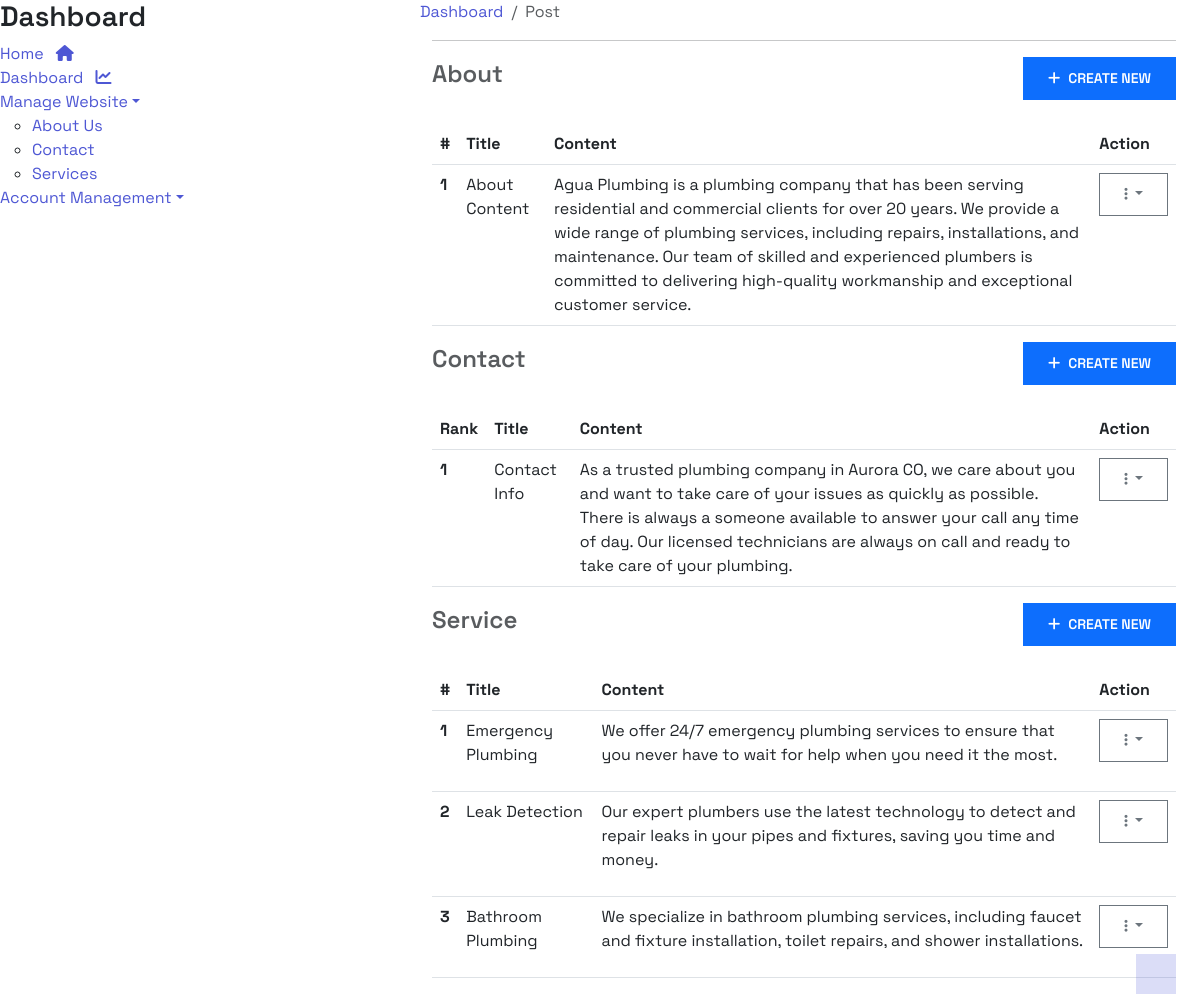
The app's page /menu-list/ (signed in), older data.
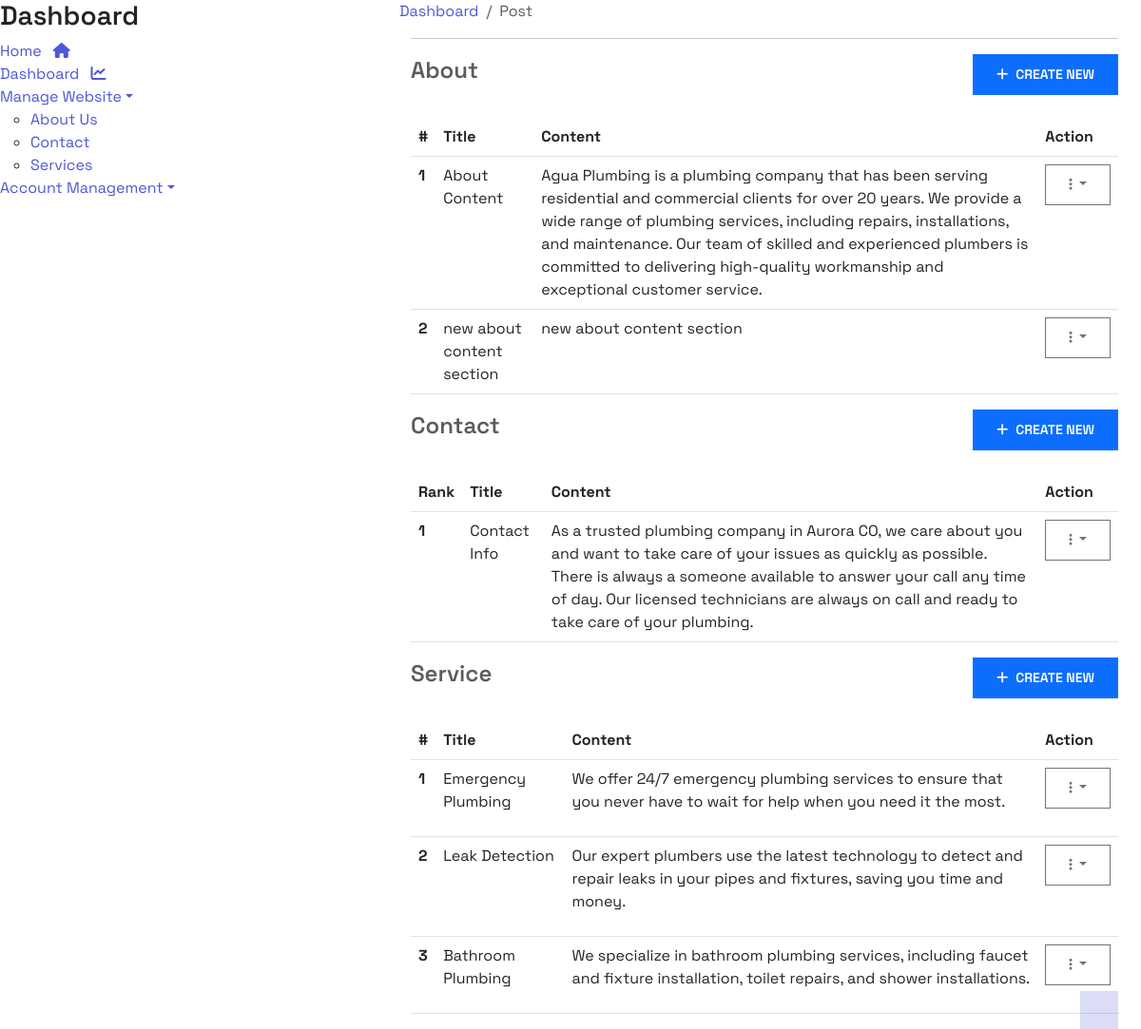
The same page, newer data.
### base/models.py (models this page shows, shortened)
class About(models.Model):
    title = models.CharField(max_length=100)
    content = models.TextField(blank=True, null=True)
    author = models.ForeignKey(User, on_delete= models.CASCADE)
    created_at = models.DateTimeField(auto_now_add= True)
    updated_at = models.DateTimeField(auto_now=True)
    slug = models.SlugField(unique=True)

class Contact(models.Model):
    title = models.CharField(max_length=100)
    address = models.CharField(max_length=255)
    email = models.CharField(max_length=255)
    phone_number = models.CharField(max_length=50)
    business_hours = models.TextField()
    service_area = models.CharField(max_length=150, default='Denver Metropolitan Area')
    content = models.TextField(blank=True, null=True)
    author = models.ForeignKey(User, on_delete=models.CASCADE)
    created_at = models.DateTimeField(auto_now_add= True)
    updated_at = models.DateTimeField(auto_now=True)
    slug = models.SlugField(unique=True)

class Service(models.Model):
    title = models.CharField(max_length=100)
    content = RichTextUploadingField(blank=True, null=True)
    author = models.ForeignKey(User, on_delete= models.CASCADE)
    card_number = models.IntegerField(validators=[MaxValueValidator(3)], default=0)
    created_at = models.DateTimeField(auto_now_add= True)
    updated_at = models.DateTimeField(auto_now=True)
    slug = models.SlugField(unique=True)

### base/views.py (the view)
# urls.py: path('menu-list/', MenuListView.as_view(), name='menu-list'),
class MenuListView(LoginRequiredMixin, TemplateView):
    template_name = 'menu/menu-list.html'
    def get_context_data(self, **kwargs):
        context = super().get_context_data(**kwargs)
        context['menulist'] = Menu.objects.all()
        context['aboutus'] = About.objects.all()
        context['services'] = Service.objects.all()
        context['contacts'] = Contact.objects.all()
        return context

### base/templates/menu/menu-list.html (shortened to what this page needs)
{% extends "base.html" %}
{% block content %}
<div class="row">
    <div class="col-md-4">
        <div class="sidebar">
            <div class="sidebar-header">
                <a class="text-decoration-none text-white" href="{% url 'dashboard' %}">
                    <h3>Dashboard</h3>
                </a>
            </div>
            <ul class="list-unstyled components">
                <li>
                    <a href="{% url 'Home' %}">Home <i class="fa-solid fa-home ms-2"></i></a>
                </li>
                <li>
                    <a href="{% url 'dashboard' %}">Dashboard <i class="fa-solid fa-chart-line ms-2"></i></a>
                </li>
                <li class="active">
                    <a href="#homeSubmenu" data-bs-toggle="collapse" aria-expanded="false" class="dropdown-toggle">Manage
                        Website</a>
                    <ul class="collapse show" id="homeSubmenu">
                        <li><a href="{% url 'about-list' %}">About Us</a></li>
                        <li><a href="{% url 'contact-list' %}">Contact</a></li>
                        <li><a href="{% url 'service-list' %}">Services</a></li>
                    </ul>
                </li>
                <li>
                    <a href="#pageSubmenu" data-bs-toggle="collapse" aria-expanded="false" class="dropdown-toggle">Account
                        Management</a>
                </li>
            </ul>
        </div>
    </div>
    <div class="col-md-8">
        <div class="container">
            <nav aria-label="breadcrumb">
                <ol class="breadcrumb">
                    <li class="breadcrumb-item"><a href="{% url 'dashboard' %}">Dashboard</a></li>
                    <li class="breadcrumb-item active" aria-current="page">Post</li>
                </ol>
            </nav>
        <div class="container">
            <hr>
            <section class="about">
                <div class="d-flex justify-content-between align-items-center mb-4">
                    <h1 class="fs-4 text-muted">About</h1>
                    <a href="{% url 'create-about' %}" class="btn btn-primary"><i class="fas fa-plus me-2"></i>Create
                        New</a>
                </div>
                <div class="table-responsive">
                    <table class="table table-hover">
                        <thead>
                            <tr>
                                <th scope="col">#</th>
                                <th scope="col">Title</th>
                                <th scope="col">Content</th>
                                <th scope="col">Action</th>
                            </tr>
                        </thead>
                        <tbody>
                            {% for about in aboutus %}
                            <tr>
                                <th scope="row">{{ forloop.counter }}</th>
                                <td>{{ about.title }}</td>
                                <td>{{ about.content }}</td>
                                <td>
                                    <div class="dropdown">
                                        <button class="btn btn-outline-secondary dropdown-toggle" type="button"
                                            id="dropdownMenuButton{{ forloop.counter }}" data-bs-toggle="dropdown"
                                            aria-haspopup="true" aria-expanded="false">
                                            <i class="fas fa-ellipsis-v"></i>
                                        </button>
                                    </div>
                                </td>
                            </tr>
                            {% empty %}
                            <tr>
                                <td colspan="4">No About Us information found.</td>
                            </tr>
                            {% endfor %}
                        </tbody>
                    </table>
                </div>
            </section>
            <section class="contact">
                <div class="d-flex justify-content-between align-items-center mb-4">
                    <h1 class="fs-4 text-muted">Contact</h1>
                    <a href="{% url 'create-contact' %}" class="btn btn-primary"><i class="fas fa-plus me-2"></i>Create
                        New</a>
                </div>
                <div class="table-responsive">
                    <table class="table table-hover">
                        <thead>
                            <tr>
                                <th scope="col">Rank</th>
                                <th scope="col">Title</th>
                                <th scope="col">Content</th>
                                <th scope="col">Action</th>
                            </tr>
                        </thead>
                        <tbody>
                            {% for contact in contacts %}
                            <tr>
                                <th scope="row">{{ forloop.counter }}</th>
                                <td>{{ contact.title }}</td>
                                <td>{{ contact.content }}</td>
                                <td>
                                    <div class="dropdown">
                                        <button class="btn btn-outline-secondary dropdown-toggle" type="button"
                                            id="dropdownMenuButton{{ forloop.counter }}" data-bs-toggle="dropdown"
                                            aria-haspopup="true" aria-expanded="false">
                                            <i class="fas fa-ellipsis-v"></i>
                                        </button>
                                    </div>
                                </td>
                            </tr>
                            {% empty %}
                            <tr>
                                <td colspan="4">No Contact information found.</td>
                            </tr>
                            {% endfor %}
                        </tbody>
                    </table>
                </div>
            </section>
            <section class="service">
                <div class="d-flex justify-content-between align-items-center mb-4">
                    <h1 class="fs-4 text-muted">Service</h1>
                    <a href="{% url 'create-service' %}" class="btn btn-primary"><i class="fas fa-plus me-2"></i>Create
                        New</a>
                </div>
                <div class="table-responsive">
                    <table class="table table-hover">
                        <thead>
                            <tr>
                                <th scope="col">#</th>
                                <th scope="col">Title</th>
                                <th scope="col">Content</th>
                                <th scope="col">Action</th>
                            </tr>
                        </thead>
                        <tbody>
                            {% for service in services %}
                            <tr>
                                <th scope="row">{{ forloop.counter }}</th>
                                <td>{{ service.title }}</td>
                                <td>{{ service.content|safe }}</td>
                                <td>
                                    <div class="dropdown">
                                        <button class="btn btn-outline-secondary dropdown-toggle" type="button"
                                            id="dropdownMenuButton{{ forloop.counter }}" data-bs-toggle="dropdown"
                                            aria-haspopup="true" aria-expanded="false">
                                            <i class="fas fa-ellipsis-v"></i>
                                        </button>
                                    </div>
                                </td>
                            </tr>
                            {% empty %}
                            <tr>
                                <td colspan="4">No Service information found.</td>
                            </tr>
                            {% endfor %}
                        </tbody>
                    </table>
                </div>
            </section>
        </div>
    </div>
</div>
{% endblock content %}

### templates/base.html (shortened to what this page needs)
{% load static %}
<!DOCTYPE html>
<html lang="en">
<head>
    <link href="https://cdn.jsdelivr.net/npm/bootstrap@5.3.0-alpha1/dist/css/bootstrap.min.css" rel="stylesheet"
>
    <link href="{% static 'fontawesomefree/css/fontawesome.css' %}" rel="stylesheet" type="text/css">
    <link href="{% static 'fontawesomefree/css/brands.css' %}" rel="stylesheet" type="text/css">
    <link href="{% static 'fontawesomefree/css/solid.css' %}" rel="stylesheet" type="text/css">
    <link href="https://cdn.jsdelivr.net/npm/remixicon@2.2.0/fonts/remixicon.css" rel="stylesheet">
    <link rel="stylesheet" href="{% static 'styles/main.css' %}">
</head>
<body>
    <main>
        {% block content %}
        {% endblock content %}
    </main>
</body>
</html>

### static/styles/main.css (style rules this page uses)
:root { --c-dark: #212529; --c-brand: #4e57d4; --c-brand-light: #6970dd; --c-brand-rgb: 78, 87, 212; --c-body: #727272; --box-shadow: 0px 15px 25px rgba(0,0,0,0.08); --transition: all 0.5s ease; }
body { font-family: 'Space Grotesk', sans-serif; }
h1, h2, h3,h4, h5, h6, .h1, .h2, .h3, .h4, .h5, .h6 { font-weight: 600; color: var(--c-dark); }
a { text-decoration: none; color: var(--c-brand); transition: var(--transition); }
.btn { font-weight: 600; font-size: 14px; text-transform: uppercase; border-radius: 0; padding: 10px 24px; }
.service { position: relative; overflow: hidden; z-index: 2; }
.service::after { content: ""; width: 40px; height: 40px; background: rgba(var(--c-brand-rgb), 0.2); position: absolute; bottom: 0; right: 0; transition: var(--transition); }

Row changes from the older to the newer data that the page shows:
added About: title "new about content section", content "new about content section"
